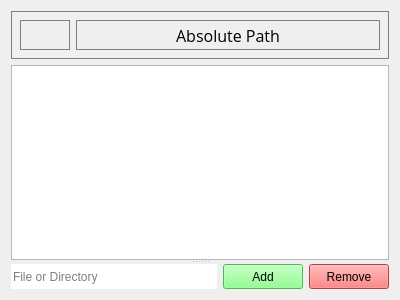
<?xml version="1.0" encoding="UTF-8"?>
<ui version="4.0">
 <class>Form</class>
 <widget class="QWidget" name="Form">
  <property name="geometry">
   <rect>
    <x>0</x>
    <y>0</y>
    <width>400</width>
    <height>300</height>
   </rect>
  </property>
  <property name="windowTitle">
   <string>Form</string>
  </property>
  <layout class="QVBoxLayout" name="verticalLayout">
   <item>
    <widget class="QWidget" name="widget" native="true">
     <property name="styleSheet">
      <string notr="true">border: 1px solid grey;</string>
     </property>
     <layout class="QHBoxLayout" name="top">
      <item>
       <widget class="QPushButton" name="find">
        <property name="sizePolicy">
         <sizepolicy hsizetype="Expanding" vsizetype="Fixed">
          <horstretch>0</horstretch>
          <verstretch>0</verstretch>
         </sizepolicy>
        </property>
        <property name="minimumSize">
         <size>
          <width>40</width>
          <height>30</height>
         </size>
        </property>
        <property name="maximumSize">
         <size>
          <width>50</width>
          <height>16777215</height>
         </size>
        </property>
        <property name="text">
         <string/>
        </property>
        <property name="icon">
         <iconset theme="QIcon::ThemeIcon::EditFind"/>
        </property>
       </widget>
      </item>
      <item>
       <widget class="QLabel" name="abs_path">
        <property name="sizePolicy">
         <sizepolicy hsizetype="Expanding" vsizetype="Minimum">
          <horstretch>0</horstretch>
          <verstretch>0</verstretch>
         </sizepolicy>
        </property>
        <property name="maximumSize">
         <size>
          <width>16777215</width>
          <height>40</height>
         </size>
        </property>
        <property name="font">
         <font>
          <family>Open Sans</family>
          <pointsize>12</pointsize>
          <bold>false</bold>
         </font>
        </property>
        <property name="frameShape">
         <enum>QFrame::Shape::NoFrame</enum>
        </property>
        <property name="text">
         <string>Absolute Path</string>
        </property>
        <property name="alignment">
         <set>Qt::AlignmentFlag::AlignCenter</set>
        </property>
       </widget>
      </item>
     </layout>
    </widget>
   </item>
   <item>
    <widget class="QSplitter" name="splitter">
     <property name="orientation">
      <enum>Qt::Orientation::Vertical</enum>
     </property>
     <widget class="QTableView" name="papers"/>
     <widget class="QWidget" name="horizontalLayoutWidget_2">
      <layout class="QHBoxLayout" name="bottom">
       <property name="sizeConstraint">
        <enum>QLayout::SizeConstraint::SetDefaultConstraint</enum>
       </property>
       <item>
        <widget class="QLineEdit" name="path">
         <property name="sizePolicy">
          <sizepolicy hsizetype="Expanding" vsizetype="Fixed">
           <horstretch>0</horstretch>
           <verstretch>0</verstretch>
          </sizepolicy>
         </property>
         <property name="minimumSize">
          <size>
           <width>100</width>
           <height>25</height>
          </size>
         </property>
         <property name="maximumSize">
          <size>
           <width>16777215</width>
           <height>50</height>
          </size>
         </property>
         <property name="frame">
          <bool>false</bool>
         </property>
         <property name="placeholderText">
          <string>File or Directory</string>
         </property>
        </widget>
       </item>
       <item>
        <widget class="QPushButton" name="add_button">
         <property name="minimumSize">
          <size>
           <width>0</width>
           <height>25</height>
          </size>
         </property>
         <property name="maximumSize">
          <size>
           <width>100</width>
           <height>50</height>
          </size>
         </property>
         <property name="autoFillBackground">
          <bool>false</bool>
         </property>
         <property name="styleSheet">
          <string notr="true">background-color: rgb(115, 255, 115);
font-color: white;</string>
         </property>
         <property name="text">
          <string>Add</string>
         </property>
        </widget>
       </item>
       <item>
        <widget class="QPushButton" name="remove_button">
         <property name="minimumSize">
          <size>
           <width>0</width>
           <height>25</height>
          </size>
         </property>
         <property name="maximumSize">
          <size>
           <width>100</width>
           <height>50</height>
          </size>
         </property>
         <property name="autoFillBackground">
          <bool>false</bool>
         </property>
         <property name="styleSheet">
          <string notr="true">background-color: rgb(255, 90, 90);
font-color: white;</string>
         </property>
         <property name="text">
          <string>Remove</string>
         </property>
        </widget>
       </item>
      </layout>
     </widget>
    </widget>
   </item>
  </layout>
 </widget>
 <resources/>
 <connections/>
</ui>
